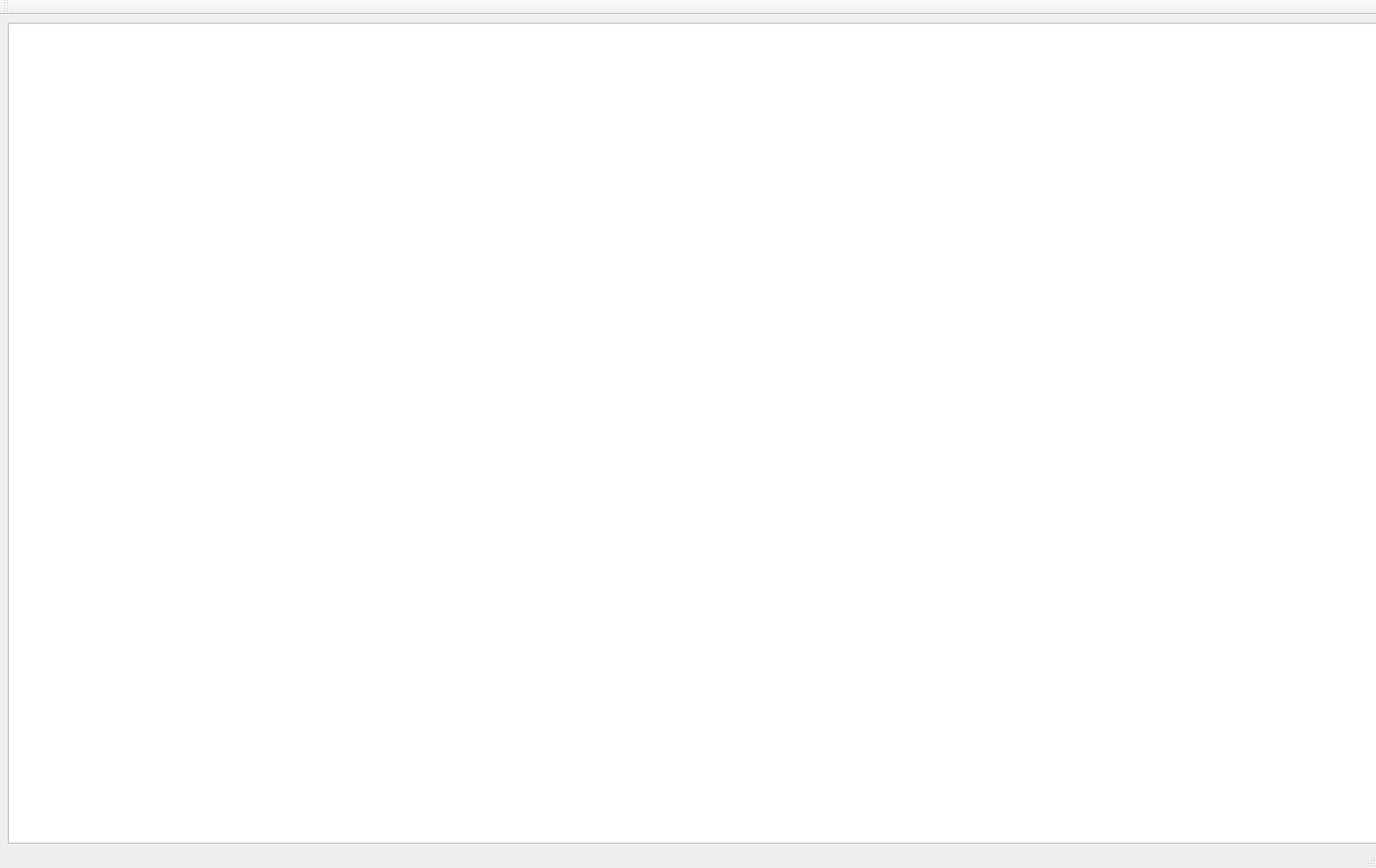
<?xml version="1.0" encoding="UTF-8"?>
<ui version="4.0">
 <class>MainWindow</class>
 <widget class="QMainWindow" name="MainWindow">
  <property name="geometry">
   <rect>
    <x>0</x>
    <y>0</y>
    <width>1577</width>
    <height>995</height>
   </rect>
  </property>
  <property name="windowTitle">
   <string>MainWindow</string>
  </property>
  <widget class="QWidget" name="centralWidget">
   <widget class="QTextBrowser" name="textBrowser">
    <property name="geometry">
     <rect>
      <x>9</x>
      <y>9</y>
      <width>1751</width>
      <height>941</height>
     </rect>
    </property>
   </widget>
   <widget class="QWidget" name="gridLayoutWidget">
    <property name="geometry">
     <rect>
      <x>1410</x>
      <y>90</y>
      <width>351</width>
      <height>281</height>
     </rect>
    </property>
    <layout class="QGridLayout" name="cam_view"/>
   </widget>
  </widget>
  <widget class="QMenuBar" name="menuBar">
   <property name="geometry">
    <rect>
     <x>0</x>
     <y>0</y>
     <width>1577</width>
     <height>23</height>
    </rect>
   </property>
  </widget>
  <widget class="QToolBar" name="mainToolBar">
   <attribute name="toolBarArea">
    <enum>TopToolBarArea</enum>
   </attribute>
   <attribute name="toolBarBreak">
    <bool>false</bool>
   </attribute>
  </widget>
  <widget class="QStatusBar" name="statusBar"/>
 </widget>
 <layoutdefault spacing="6" margin="11"/>
 <resources/>
 <connections/>
</ui>
